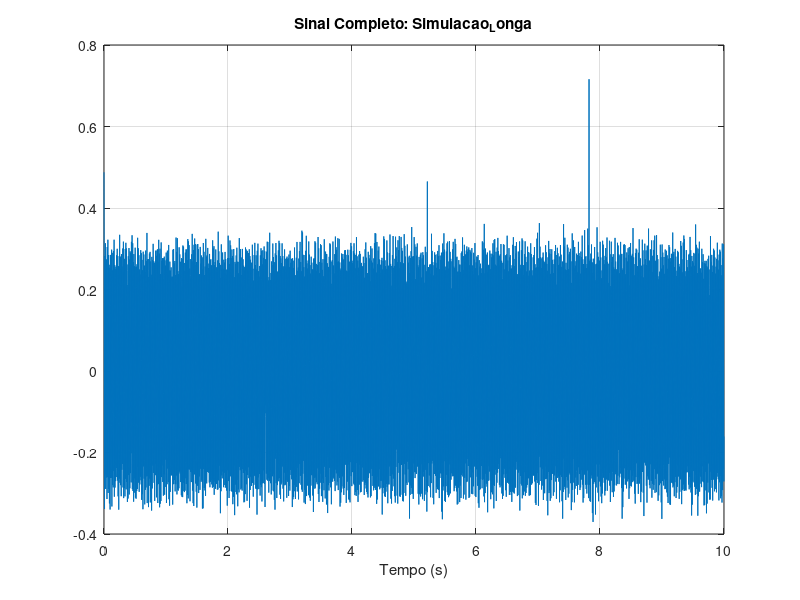
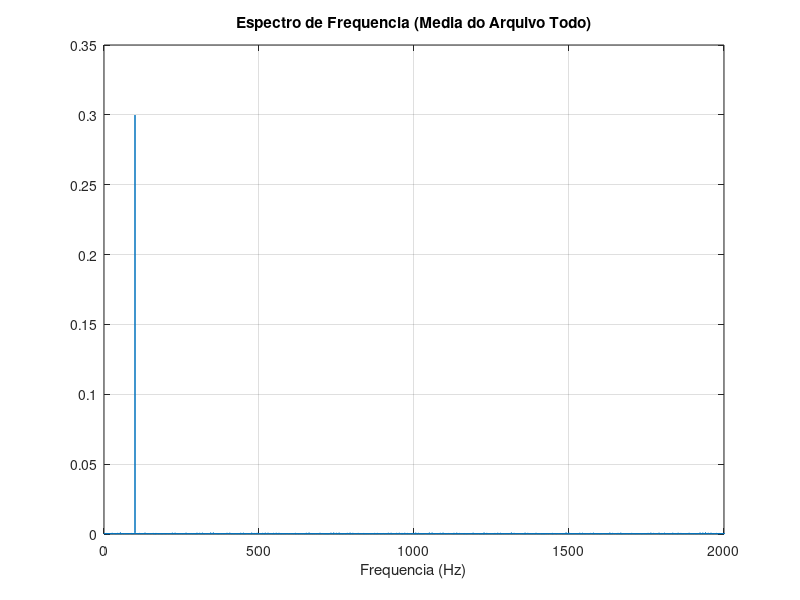

Here is the MATLAB script that generated these plots, in order: (Note: this script raises an error after producing the figures.)
% --- Analisador de Soldagem PRO v3.0 (Full Audio) ---
pkg load signal;
try pkg load wavelet; catch end
clear; clc; close all;

% =========================================================================
% 1. CONFIGURAÇÃO
% =========================================================================
% Nome do arquivo (pode ser longo agora!)
nome_arquivo = './Audios-PGD/PGD-INTM-AUDIOS/Ensaios-10.12/Ensaio-2/Ensaio-2.MP3';

% Quer salvar as imagens automaticamente? (1 = Sim, 0 = Não)
salvar_imagens = 1;

fprintf('=================================================\n');
fprintf('   ANALISADOR DE SOLDAGEM PRO - VERSAO PRO\n');
fprintf('=================================================\n');

% 1.1 Carregar Arquivo
try
  [sinal_raw, Fs_raw] = audioread(nome_arquivo);
  fprintf('-> Arquivo "%s" carregado.\n', nome_arquivo);
  fprintf('   Taxa Original: %d Hz | Duracao: %.2f s\n', Fs_raw, length(sinal_raw)/Fs_raw);
catch
  fprintf('ERRO: Arquivo nao encontrado!\n');
  fprintf('Gerando sinal SIMULADO LONGO (10 segundos) para teste...\n');
  Fs_raw = 44100;
  t_sim = 0:1/Fs_raw:10.0;
  % Simula solda com variação no meio
  sinal_raw = 0.3*sin(2*pi*100*t_sim') + 0.05*randn(size(t_sim'));
  % Adiciona eventos de curto-circuito esparsos
  sinal_raw(1:5000:end) = 2.0;
  nome_arquivo = 'Simulacao_Longa';
end

% Garantir Mono
if size(sinal_raw, 2) > 1, sinal_raw = sinal_raw(:, 1); end

% =========================================================================
% 2. OTIMIZAÇÃO (A Mágica para não travar)
% =========================================================================
% Soldagem acontece em baixas frequencias (< 4kHz).
% Se a taxa for muito alta, vamos reduzir para ~10-12kHz para acelerar.
Fs_alvo = 11025;

if Fs_raw > Fs_alvo
  fator = floor(Fs_raw / Fs_alvo);
  fprintf('-> Otimizando sinal... (Reduzindo taxa em %dx)\n', fator);

  % Filtro simples (media) para evitar serrilhado antes de reduzir
  % (Versao manual do 'decimate' para garantir compatibilidade)
  sinal_filt = conv(sinal_raw, ones(fator,1)/fator, 'same');
  sinal = sinal_filt(1:fator:end);
  Fs = Fs_raw / fator;
else
  sinal = sinal_raw;
  Fs = Fs_raw;
end

fprintf('   Nova Taxa de Analise: %d Hz\n', floor(Fs));
t = (0 : length(sinal)-1) / Fs;

% =========================================================================
% 3. ANÁLISE COMPLETA
% =========================================================================

% --- A. Sinal no Tempo (Oscilograma) ---
figure(1); set(gcf, 'Position', [100, 100, 1000, 400]); % Janela larga
% Para visualizar tempo, podemos usar downsampling visual agressivo
passo_plot = ceil(length(sinal) / 5000); % Garante max 5000 pontos na tela
plot(t(1:passo_plot:end), sinal(1:passo_plot:end));
title(['Sinal Completo: ' nome_arquivo]); xlabel('Tempo (s)'); grid on;
xlim([0 max(t)]);

% --- B. FFT (Espectro Médio) ---
figure(2);
N = length(sinal);
Y = fft(sinal);
P2 = abs(Y/N);
P1 = P2(1:floor(N/2)+1);
P1(2:end-1) = 2*P1(2:end-1);
f_eixo = Fs*(0:(floor(N/2)))/N;

plot(f_eixo, P1);
title('Espectro de Frequencia (Media do Arquivo Todo)');
xlabel('Frequencia (Hz)'); xlim([0 2000]); grid on;

% --- C. Wavelet (O Filme Completo) ---
figure(3); set(gcf, 'Position', [100, 500, 1000, 400]); % Janela larga
fprintf('-> Calculando Wavelet do arquivo completo... (Isso processa blocos grandes)\n');

% Frequencias de interesse (Solda)
freqs_wav = linspace(50, 3000, 80);

% Chama nossa funcao manual
coefs = cwt_morlet(sinal, Fs, freqs_wav);

% RESOLUÇÃO DINÂMICA PARA O GRÁFICO
% Queremos uma imagem de largura ~2000 pixels maximo para não dar erro OpenGL
largura_maxima = 2000;
passo_vis = ceil(length(sinal) / largura_maxima);

if passo_vis < 1, passo_vis = 1; end
fprintf('   Gerando grafico com compressao visual de %dx...\n', passo_vis);

t_vis = t(1:passo_vis:end);
c_vis = coefs(:, 1:passo_vis:end);

imagesc(t_vis, freqs_wav, abs(c_vis));
axis xy; colormap(jet); colorbar;
title(['Wavelet Completa: ' nome_arquivo]);
xlabel('Tempo (s)'); ylabel('Frequencia (Hz)');

% =========================================================================
% 4. SALVAMENTO AUTOMATICO (ORGANIZADO EM PASTA)
% =========================================================================
if salvar_imagens
  fprintf('-> Salvando resultados na pasta "Grafico-PGD"...\n');

  % 1. Definir o nome da pasta de destino
  pasta_destino = 'Grafico-PGD';

  % 2. Criar a pasta se ela não existir (Crucial!)
  if ~exist(pasta_destino, 'dir')
    mkdir(pasta_destino);
  end

  % 3. Limpar o nome do arquivo (Tira .wav, .mp3, etc, independente de maiuscula/minuscula)
  % A função fileparts é mais segura que strrep pois pega só o nome, sem o caminho antigo
  [~, nome_base, ~] = fileparts(nome_arquivo);

  % 4. Salvar as imagens dentro da pasta
  % O comando fullfile monta o caminho corretamente (Grafico-PGD/nome_TEMPO.png)
  print(1, fullfile(pasta_destino, [nome_base '_TEMPO.png']), '-dpng');
  print(2, fullfile(pasta_destino, [nome_base '_FFT.png']), '-dpng');
  print(3, fullfile(pasta_destino, [nome_base '_WAVELET.png']), '-dpng');

  fprintf('   Sucesso! Imagens salvas em: %s/\n', pasta_destino);
end

fprintf('--- Analise Finalizada ---\n');
